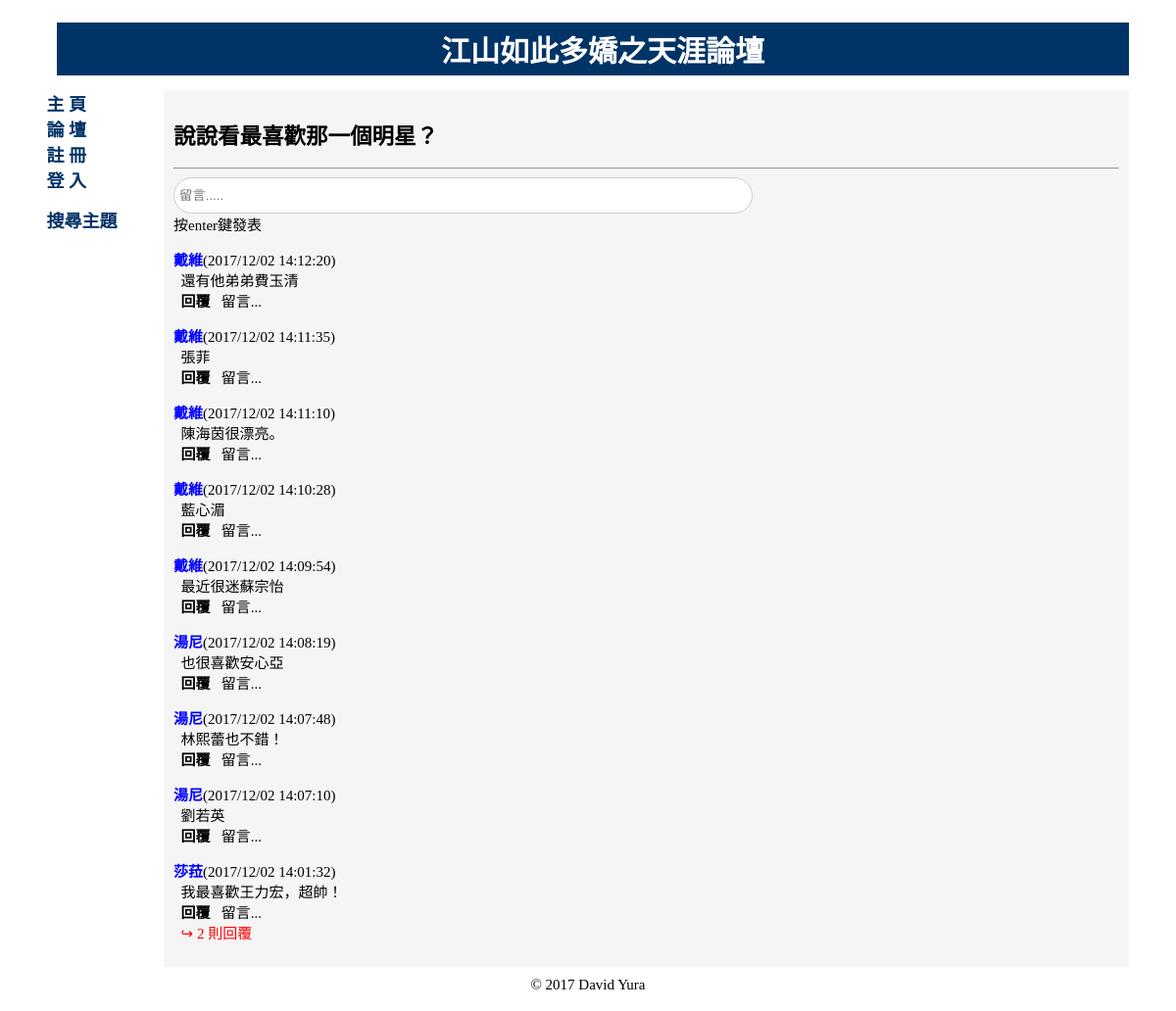
The app's page /read.php?thread_id=2 with its own data.
### tables this page shows
CREATE TABLE `threads` (
  `thread_id` int(10) UNSIGNED NOT NULL,
  `created_by` int(10) UNSIGNED NOT NULL,
  `subject` varchar(150) NOT NULL,
  `built_on` int(12) UNSIGNED NOT NULL
);

CREATE TABLE `posts` (
  `post_id` int(10) UNSIGNED NOT NULL,
  `thread_id` int(10) NOT NULL,
  `poster` int(10) NOT NULL,
  `message` text NOT NULL,
  `posted_on` int(16) NOT NULL,
  `children` int(10) NOT NULL,
  `parent` int(10) NOT NULL
);

CREATE TABLE `users` (
  `user_id` int(10) UNSIGNED NOT NULL,
  `username` varchar(30) NOT NULL,
  `password` char(40) NOT NULL,
  `alias` varchar(30) NOT NULL,
  `email` varchar(60) NOT NULL,
  `join_date` int(16) UNSIGNED NOT NULL
);

### read.php (the view, shortened to what this page needs)
<?php
  include_once("header.php");
  if(isset($_REQUEST['thread_id']))
    $thread_id = $_REQUEST['thread_id'];
  if(isset($_POST['action']) && $_POST['action'] == 'poke')
  {
    processPoke();
  }
  elseif(isset($_POST['action']) && $_POST['action'] == 'reply')
  {
    processReply();
  }
  else
  {
    display($thread_id);
  }
  function display($thread_id)
  {
    $conn = db_connect();
    $sql_thread = "SELECT * FROM threads WHERE thread_id = '$thread_id'";
    $result_thread = $conn->query($sql_thread);
    if(!$result_thread)
      echo mysqli_error($conn);
    else
    {
      $row_thread = $result_thread->fetch_assoc();
      $subject = $row_thread['subject'];
    }
    echo "<h2 id='write'>$subject</h2>";
    echo "<hr>";
?>
    <form action="read.php" method="post">
      <input type="input" name="poke" class="poke" size="60" value="" placeholder="留言....." />
      <br />按enter鍵發表
    </form>
<?php
    $sql_post = "SELECT * FROM posts WHERE thread_id = '$thread_id' ORDER BY posted_on DESC";
    $result_post = $conn->query($sql_post);
    if($result_post->num_rows > 0)
    {
      while($row_post = $result_post->fetch_assoc())
      {
        if(!$row_post['parent'])
        {
          $sql_user = "SELECT * FROM users WHERE user_id = ".$row_post['poster'];
          $result_user = $conn->query($sql_user);
          if(!$result_user)
            echo mysqli_error($conn);
          else
          {
            $row_user = $result_user->fetch_assoc();
            $userAlias = $row_user['alias'];
          }
          $posted_on = date("Y/m/d H:i:s", $row_post['posted_on']);
          $post_id = $row_post['post_id'];
          echo "<p id='$post_id'><b><font color='blue'>$userAlias</b></font>($posted_on)
                <br />&nbsp;&nbsp;{$row_post['message']}<br />";
          echo '<a href="read.php?thread_id='.$thread_id.'&post_id='.$post_id.'#'.$post_id.'" class="reply">
                <b>&nbsp;&nbsp;回覆</b></a>
                <a href="#write" class="reply">&nbsp;&nbsp;留言...</a>';
?>
<?php
          $children = $row_post['children'];
          if($children)
          {
            $sql = "SELECT * FROM posts WHERE parent = '$post_id'";
            $result_child = $conn->query($sql);
            if($result_child->num_rows > 0)
            {
              $row_num = $result_child->num_rows;
              if(isset($_SESSION['expanded'][$post_id]))
              {
                while($row_child = $result_child->fetch_assoc())
                {
                  $alias = userid_to_alias($row_child['poster']);
                  $posted = date("Y/m/d H:i:s", $row_child['posted_on']);
                  $message = $row_child['message'];
                  echo "<br /><b><font color='blue'>&nbsp;&nbsp;&nbsp;&nbsp;&nbsp;$alias</b></font>($posted)
                        <br />&nbsp;&nbsp;&nbsp;&nbsp;&nbsp;&nbsp;&nbsp;$message";
                }
              }
              else
              {
                echo "<a class='reply' href='read.php?expand=$post_id&thread_id=$thread_id#$post_id'>
                      <br /><font color='red'>&nbsp;&nbsp;&#8618; $row_num 則回覆</font></a>";
              }
            }
          }
        }
      }
    }
    else
    {
      echo mysqli_error($conn);
    }
    include("footer.php");
  }
?>

### header.php (style rules this page uses)
body { font-size: 15px; font-family: "標楷體", "Microsoft YaHei", "Times New Roman"; }
a.reply { color: #000000; text-decoration: none; }
input.poke { width: 60%; padding: 10px 5px; margin: 0px 0; border: 1px solid #ccc; border-radius: 30px ; }

### records on screen
threads: subject "說說看最喜歡那一個明星？"
posts: users.alias "戴維", posted_on "2017/12/02 14:12:20", message "還有他弟弟費玉清"
posts: users.alias "戴維", posted_on "2017/12/02 14:11:35", message "張菲"
posts: users.alias "戴維", posted_on "2017/12/02 14:11:10", message "陳海茵很漂亮。"
posts: users.alias "戴維", posted_on "2017/12/02 14:10:28", message "藍心湄"
posts: users.alias "戴維", posted_on "2017/12/02 14:09:54", message "最近很迷蘇宗怡"
posts: users.alias "湯尼", posted_on "2017/12/02 14:08:19", message "也很喜歡安心亞"
posts: users.alias "湯尼", posted_on "2017/12/02 14:07:48", message "林熙蕾也不錯！"
posts: users.alias "湯尼", posted_on "2017/12/02 14:07:10", message "劉若英"
posts: users.alias "莎菈", posted_on "2017/12/02 14:01:32", message "我最喜歡王力宏，超帥！", row_num "2"
